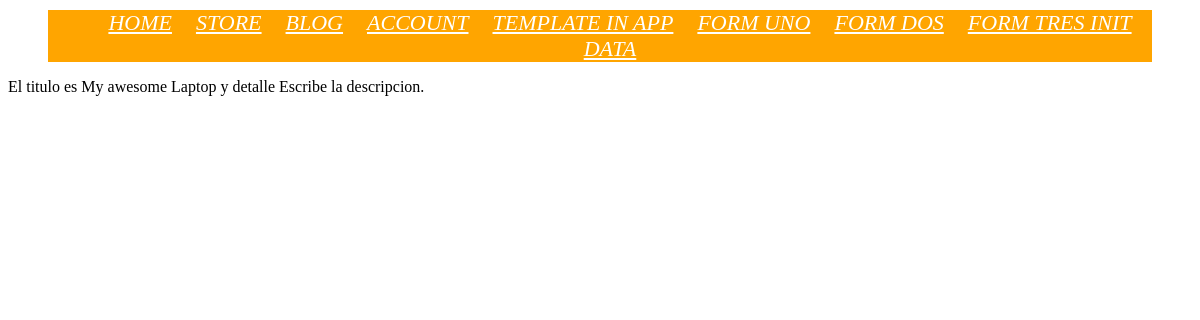
The page /store/ on the database as committed earlier.
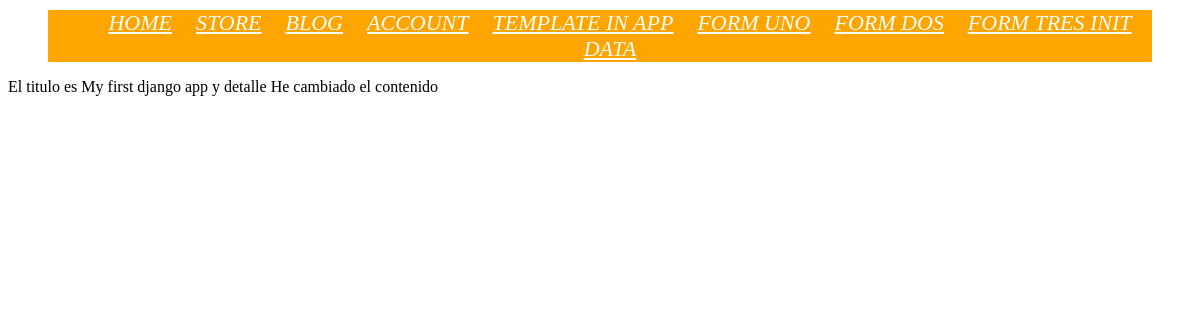
The same page on the database as committed later.
### post_blog/models.py (models this page shows, shortened)
class Post(models.Model):
    title = models.CharField(max_length=20)
    details = models.TextField(
        blank=True,
        null=True,
        default='Escribe la descripcion.'
    )
    price = models.DecimalField(decimal_places=2, max_digits=4, default=0.99)
    message = models.CharField(
        max_length=20,
        blank=True,
        null=True,
        default='Escribe un mensaje.'
    )

### post_blog/views.py (the view)
# urls.py: path('store/', views.blog_store, name='store'),
def blog_store(request):
    obj = Post.objects.get(id=1)
    data = {
        'title': obj.title,
        'details': obj.details,
    }
    return render(request, 'blog_post/details.html', data)

### templates/blog_post/details.html (shortened to what this page needs)
<!DOCTYPE html>
{% extends 'main.html' %}
    {% block content %}
    <p> El titulo es {{ title }} y detalle {{ details }} </p>
    {% endblock %}}

Rows that differ between the two databases and show on the page:
changed Post: title "My awesome Laptop" → "My first django app"; details "Escribe la descripcion." → "He cambiado el contenido"
